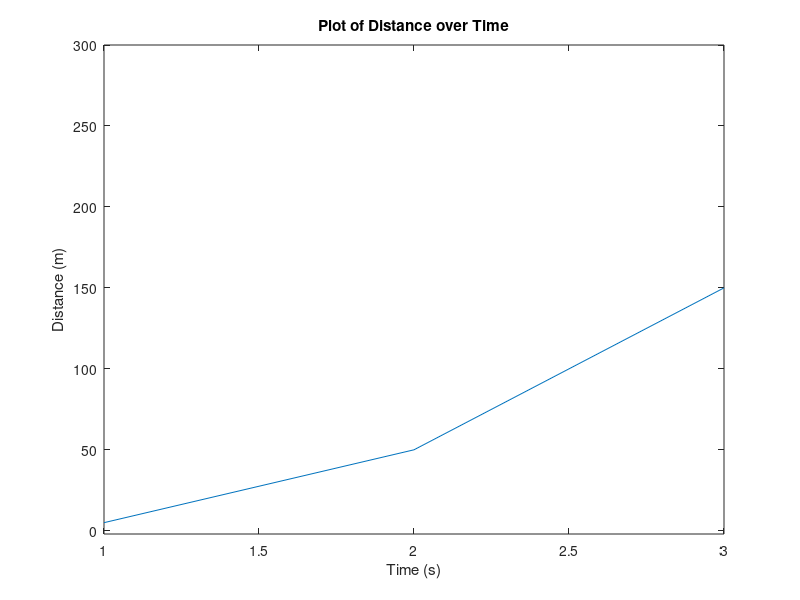

This chart was generated by the following MATLAB code:
% Figures
% Kaitlin Berryman
clc;

X = [1 2 3];
Y = [5 50 150];

figure
plot(X,Y);
title('Plot of Distance over Time');
xlabel('Time (s)');
ylabel('Distance (m)');
ylim([-2 300]);  % y scale -- graph goes from y = -2 to y = 300

doc ylim;  % brings up documentation window on ylim function